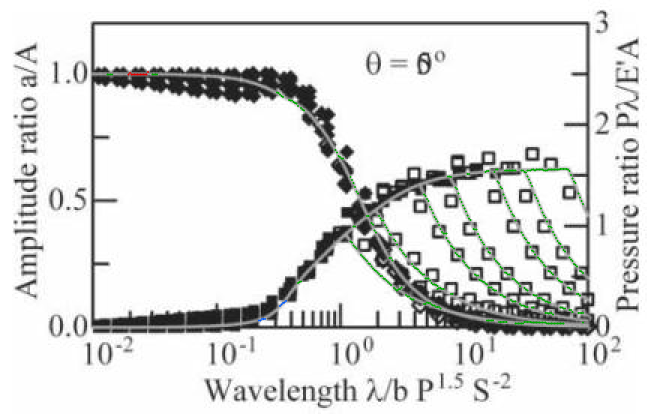
#> input picture 논문 취합/06. 작업/skf2010/figures/HL06_fig6_digitize_check_0.png, 1293 x 828 px, given in place of img_0017.jpg, which was not available (shown at 1/2 size)
$ python digitize_hl06_fig6.py
#> lines starting #> are read from the running program, lines starting #| are printed output that depends on the picture; after the words box and inside, x2 and y2 are one past the last pixel; in counts of white or black regions, pixels touching at a corner belong together; pictures that were not available may be replaced by others from this repository, and a replacement may not be noted
### 논문 취합/06. 작업/skf2010/digitize_fig2.py
"""SKF 2010 Fig 2 (a)(b)(c) 곡선 자동 디지타이징 — 이미지 색상 추출 (사용자 결정 2026-09-29).

축: x 50~450 um (프레임 좌우), Delta h -0.4~0.4 um (좌축), Delta p -5~2 GPa (우축).
곡선: 빨강 = Delta h, 파랑 = Delta p. 열마다 곡선색 픽셀 무리를 찾고, 본문 라벨 글자를
피하려고 이전 열 값에 가장 가까운 무리를 따른다. 무리 높이가 JUMP_PX 를 넘으면
수직 급변 구간이라 값이 하나로 정해지지 않으므로 NaN 으로 둔다.

    python digitize_fig2.py   ->  ref_data/V1_skf_fig2_{a,b,c}.csv, figures/V1_digitize_check_{a,b,c}.png
"""
from __future__ import annotations

import os

import numpy as np
from PIL import Image, ImageDraw

SRC = "../../03. 정리/2010_SKF_Micro_Geometry_Effects_on_the_S/"
FIGS = {"a": ("img_0004.jpg", 0.0), "b": ("img_0005.jpg", 1.0), "c": ("img_0006.jpg", -1.0)}
X_LIM, DH_LIM, DP_LIM = (50.0, 450.0), (-0.4, 0.4), (-5.0, 2.0)
JUMP_PX = 8


# [10 lines left out: function frame, not called in this run]


def runs(rows):
    """정렬된 행 번호를 연속 무리로 묶어 (시작, 끝) 목록 반환."""
    if len(rows) == 0:
        return []
    cut = np.where(np.diff(rows) > 1)[0]
    starts = np.r_[rows[0], rows[cut + 1]]
    ends = np.r_[rows[cut], rows[-1]]
    return list(zip(starts, ends))


# [59 lines left out: functions trace, digitize, not called in this run]


# [3 lines that do not run on import are left out]

### 논문 취합/06. 작업/skf2010/digitize_hl06.py
"""Hooke & Li 2006 Part 1 — Fig 3 · Fig 4 흑백 원문 그림 디지타이징.

축 보정: 각 축의 눈금(프레임에 붙은 짧은 선)을 픽셀로 검출 → 눈금 값(그림 라벨을 눈으로 읽어 지정)과
최소제곱 직선(px = a + b·value) 회귀. 회귀 잔차(px)를 정량 검사로 출력한다.

Fig 3 (δh/A · δp b/E'A, 3단 = λ/b 0.1·0.7·3.0)
  · λ/b 0.7·3.0 : 열마다 곡선 픽셀 무리 중 이전 값에 가장 가까운 무리 중심(kind=curve).
                  프레임·눈금·0 기준선은 지운다. 곡선이 0선과 겹치면(이전 값이 0선 근처, 다른 무리 없음) 0.
                  수직 급변(무리 높이 > JUMP_PX) 열은 무리 중심을 curve 로, 무리 양끝을 env_hi/env_lo 로 함께 기록.
  · λ/b 0.1     : 열마다 곡선 픽셀 최상·최하(env_hi/env_lo). 0선 행은 제외, 0선 외 픽셀이 없으면 0.
Fig 4 (기호 ▲=H/A 왼축, △=P b/E'A 오른축)
  · x 는 원문 41점 격자 λ/b = 10^(-4+0.15k) 로 고정하고, 격자 열 근처에서 ▲·△ 견본(같은 그림에서 오려낸
    템플릿)과의 정규화 상호상관(NCC) 봉우리 → 기호 bbox 중심 = 데이터 점(Grace 식 기호 ±s 대칭 가정).
  · 같은 종류 봉우리는 격자점당 하나, 다른 종류는 서로 6 px 안이면 점수가 낮은 쪽을 가려진 것으로 보고 NaN(flag=hidden).
  · smooth: 간극 h(왼축)·압력 p(오른축) 두 곡선을 x/b=0 에서 좌우로 추적(무리 배정: 예측값과 가까운 쪽).

    python digitize_hl06.py
    -> ref_data/HL06_fig3.csv, ref_data/HL06_fig4.csv, ref_data/HL06_fig4_smooth.csv, ref_data/HL06_fig4_hcen.json,
       figures/HL06_digitize_check_*.png
"""
from __future__ import annotations

import json
import os

import numpy as np
from numpy.lib.stride_tricks import sliding_window_view as swv
from PIL import Image, ImageDraw

from digitize_fig2 import runs

REF = "figures/ref/"
DARK = 140
JUMP_PX = 12
SCALE = 3          # 확인 그림 확대 배율


# ---------------------------------------------------------------- 공통 ---------
def load(name):
    g = np.asarray(Image.open(REF + name + ".jpg").convert("L")).astype(float)
    return g, g < DARK


# [5 lines left out: function lines, not called in this run]


def tick_cands(d, side, edge, lo, hi, lmin=6, lmax=17):
    """프레임 안쪽 가장자리 edge(px)에서 안으로 뻗은 짧은 선 → 중심 위치 목록.
    side: 'L','R' (행 방향 눈금), 'B','T' (열 방향 눈금). lo..hi 는 눈금을 찾을 범위."""
    out = []
    for p in range(lo, hi):
        n = 0
        while n < 40:
            if side == "L":
                v = d[p, edge + n]
            elif side == "R":
                v = d[p, edge - n]
            elif side == "B":
                v = d[edge - n, p]
            else:
                v = d[edge + n, p]
            if not v:
                break
            n += 1
        out.append(lmin <= n <= lmax)
    idx = np.where(out)[0] + lo
    return [0.5 * (s + e) for s, e in runs(idx) if e - s <= 3]


# [17 lines left out: function calib, not called in this run]


def v_of(px, cal):
    return (np.asarray(px, float) - cal[0]) / cal[1]


def px_of(v, cal):
    return cal[0] + cal[1] * np.asarray(v, float)


CAL_LOG = []


# [4 lines left out: function log_cal, not called in this run]


def upscale(g):
    im = Image.fromarray((150 + 0.41 * g).astype(np.uint8)).convert("RGB")   # 원본을 연회색으로 — 겹친 점이 보이게
    return im.resize((im.width * SCALE, im.height * SCALE), Image.NEAREST)


def dot(dr, x, y, col, r=2):
    X, Y = (x + 0.5) * SCALE, (y + 0.5) * SCALE
    dr.ellipse((X - r, Y - r, X + r, Y + r), fill=col)


# ---------------------------------------------------------------- Fig 3 --------
FIG3 = {  # quantity: (파일, 세로 눈금 간격 값, 프레임 ±한계 참고)
    "dh": ("HL06_fig3_dh", 0.25),
    "dp": ("HL06_fig3_dp", 0.5),
}
LAMS = [0.1, 0.7, 3.0]
FRAME_LIM = {"dh": 1.2, "dp": 2.0}     # 프레임 ± 한계(눈금 배정용 근사, 회귀가 실제 값을 정함)


# [94 lines left out: function fig3_one, not called in this run]


# ---------------------------------------------------------------- Fig 4 기호 ---
KGRID = np.arange(41)
LGRID = -4 + 0.15 * KGRID          # log10(λ/b)

# 오른축 눈금 간격(값)과 긴 눈금 간격: 그림 라벨을 눈으로 읽음
#   trans/inline D: 0.4 라벨, 0.2 눈금 · E: 1 라벨, 0.5 눈금 · F: 10 라벨, 5 눈금
RSTEP = {"D": 0.2, "E": 0.5, "F": 5.0}


# [53 lines left out: functions ncc_map, tmpl_from, templates, peaks, not called in this run]


THR = {"F": 0.50, "O": 0.45}     # 상관 하한(낮게 두고 속·bbox 어두움 검사로 가짜 봉우리를 거른다)
SEP = 6.0
BOX_INK = 85       # 기호 bbox(9×9, 선 제외) 평균 어두움 하한 — 빈 선·글자(imaginary)·프레임 가짜 봉우리(≤ 70) 제거, 실제 기호 ≥ 91
INK = (190, 110)   # 속 어두움(0~255) 판정: ▲ ≥ 190 (실측 ≈ 215~229, △ 에 대한 ▲ 견본 교차응답 120~173), △ < 110 (실측 ≈ 0~90), 사이는 판정 불가


# [144 lines left out: functions symbols, fig4_sym, not called in this run]


# ---------------------------------------------------------------- Fig 4 smooth -
HSTEP = {"D": 0.1, "E": 0.025, "F": 0.005}
HTOP = {"D": 1.0, "E": 0.15, "F": 0.03}      # 왼축 프레임 위 라벨 값(배정용)   # 왼축 눈금 간격(라벨 1.0/0.5 · 0.15/0.10/0.05 · 0.03/0.02/0.01)


# [239 lines left out: functions fig4_smooth, main, verify, not called in this run]


# [6 lines that do not run on import are left out]

### 논문 취합/06. 작업/skf2010/digitize_hl06_fig6.py
"""Hooke & Li 2006 Part 1 Fig 6 — 회색 맞춤 곡선(식 19–25)만 디지타이징 (θ = 0°, 45°, 90°).

원본: 03. 정리/2006_SKF_Rapid_PureRolling_Part1/img_0017.jpg (θ=0), img_0018 (45), img_0019 (90) — 431×276 흑백 JPEG.
축: 가로 Λ = (λ/b)P^1.5 S^-2 로그 10^-2–10^2, 왼축 a/A (눈금 0.25), 오른축 Pλ/E'A (눈금 0.5).

1. 축 보정: 프레임 안쪽으로 뻗은 눈금(digitize_hl06.tick_cands)을 픽셀로 검출 → 초기 추정(프레임 = 10^-2·10^2,
   아래 프레임 = 0, 오른축 위 프레임 = 3, 왼축 눈금 간격 = 후보 간격 중앙값)으로 눈금 값에 맞추고(≤ 3 px)
   최소제곱 직선 px = a + b·v (x 는 v = log10 Λ) 회귀, |잔차| > 1.5 px 제외 후 재회귀. 잔차를 보고한다.
2. 회색 마스크: GRAY_LO ≤ 명도 ≤ GRAY_HI 이고, 3×3 이웃에 검정(명도 < DARK) 픽셀이 없는 픽셀.
   검정 기호·프레임·눈금·글자의 번짐 가장자리와 속 빈 □ 의 속(번져서 회색)은 검정에 붙어 있으므로 빠진다.
   곡선이 기호와 겹친 곳은 그래서 비어 있다(추정으로 채우지 않음). 8-연결 성분 MIN_CC 픽셀 미만은 잡음으로 지운다.
3. 열마다 회색 무리(run) 중심을 모두 기록(점 구름).
   curve 판별(classify): 이웃 열 무리를 1:1 로 이은 사슬(갈라짐·교차에서 끊김)의 기울기로 — 상승 = pres,
   하강 = amp(θ=45·90 만; θ=0 은 떨어지는 압력 가지와 구분 불가라 unknown), 평탄 = 단파장 구간(log10Λ ≤ −0.5)에서만
   a/A ≥ 0.5 → amp, 아래 → pres. 5 열 미만 사슬과 나머지는 unknown.
   branch: 압력 곡선, Λ > 1 열에서 pres 무리가 정확히 7 개일 때만 위→아래 1..7 (그 외 빈칸).

    python digitize_hl06_fig6.py
    -> ref_data/HL06_fig6_fit_digitized.csv, ref_data/HL06_fig6_calib.json, figures/HL06_fig6_digitize_check_{0,45,90}.png
"""
from __future__ import annotations

import json
import os

import numpy as np
from PIL import Image, ImageDraw
from scipy import ndimage

from digitize_fig2 import runs
from digitize_hl06 import tick_cands

SRC = "../../03. 정리/2006_SKF_Rapid_PureRolling_Part1/"
FIGS = {0: "img_0017.jpg", 45: "img_0018.jpg", 90: "img_0019.jpg"}
P15S2 = [0.35, 0.62, 1.4, 2.49, 5.59, 9.92, 22.4]     # 캡션: 장파장 가지 왼쪽→오른쪽
DARK = 100            # 검정(기호·프레임·눈금·글자)
GRAY_LO, GRAY_HI = 100, 190
MIN_CC = 4
SCALE = 3
MIN_SPAN = 5          # 판별할 조각의 최소 열 수
SLOPE = 0.2           # 상승/하강 판정 기울기(px/px)
SEED_LOG = -0.5       # log10 Λ ≤ 이 값: a/A ≥ 0.5 영역 = amp, 아래 = pres (그림상 두 곡선이 a/A≈1, ≈0 근처로 떨어져 있음)
# θ 라벨 글자 상자(행0, 행1, 열0, 열1) — 원본에서 잉크 범위를 재어 정함, 이 안의 회색 픽셀은 지움
LABEL_BOX = {0: (32, 52, 241, 299), 45: (32, 52, 216, 285), 90: (31, 52, 208, 276)}


# ---------------------------------------------------------------- 축 보정 ------
def frame(d):
    """>50 % 검정인 행·열 무리 → (위 프레임, 아래 프레임, 왼 프레임, 오른 프레임) 각 (s, e)."""
    rr = runs(np.where(d.sum(1) > 0.5 * d.shape[1])[0])
    cc = runs(np.where(d.sum(0) > 0.5 * d.shape[0])[0])
    return rr[0], rr[-1], cc[0], cc[-1]


def fit_ticks(cands, grid, a0, b0, tol=3.0):
    """눈금 후보 px → 초기 직선 a0 + b0·v 로 grid 값에 맞춤(값마다 가장 가까운 후보 하나, ≤ tol px)
    → 회귀, |잔차| > 1.5 px 제외 후 재회귀. 반환 dict(a, b, rms, max, pairs)."""
    cands = np.asarray(cands, float)
    pv = []
    for v in grid:
        p0 = a0 + b0 * v
        if len(cands) and np.min(np.abs(cands - p0)) <= tol:
            pv.append((float(cands[np.argmin(np.abs(cands - p0))]), float(v)))
    P, V = np.array(pv).T
    b, a = np.polyfit(V, P, 1)
    keep = np.abs(P - (a + b * V)) <= 1.5
    P, V = P[keep], V[keep]
    b, a = np.polyfit(V, P, 1)
    res = P - (a + b * V)
    return dict(a=float(a), b=float(b), n=int(len(P)), rms_px=round(float(np.sqrt(np.mean(res ** 2))), 3),
                max_abs_res_px=round(float(np.max(np.abs(res))), 3),
                ticks=[[round(p, 1), round(v, 4)] for p, v in zip(P, V)])


def v_of(px, c):
    return (np.asarray(px, float) - c["a"]) / c["b"]


def calibrate(d):
    top, bot, lf, rf = frame(d)
    cl, cr = lf[1] + 1, rf[0] - 1                 # 프레임 안쪽 첫 열
    rt, rb = top[1] + 1, bot[0] - 1               # 프레임 안쪽 첫 행
    # x: 아래 프레임에서 위로 난 눈금, 로그 격자 log10(k·10^n)
    xc = tick_cands(d, "B", rb, cl + 2, cr - 1, 3, 20)
    xgrid = np.log10(np.outer(np.arange(1, 10), 10.0 ** np.arange(-2, 2)).ravel())
    xgrid = np.r_[xgrid, 2.0]
    x = fit_ticks(xc, xgrid, cl - 0.5 + 2 * (cr - cl + 1) / 4, (cr - cl + 1) / 4)
    # 오른축: 0.5 간격, 아래 프레임 = 0, 위 프레임 = 3 (초기 추정)
    y0, y3 = 0.5 * (bot[0] + bot[1]), 0.5 * (top[0] + top[1])
    R = fit_ticks(tick_cands(d, "R", cr, rt + 1, rb, 3, 20), np.arange(0.5, 3.0, 0.5), y0, (y3 - y0) / 3)
    # 왼축: 0.25 간격, 아래 프레임 = 0, 간격은 후보 간격 중앙값
    lc = tick_cands(d, "L", cl, rt + 1, rb, 3, 20)
    dl = np.diff(lc)
    L = fit_ticks(lc, np.arange(0.25, 1.21, 0.25), y0, -float(np.median(dl[(dl > 20) & (dl < 80)])) / 0.25)
    fr = dict(top=[int(top[0]), int(top[1])], bottom=[int(bot[0]), int(bot[1])], left=[int(lf[0]), int(lf[1])], right=[int(rf[0]), int(rf[1])])
    # 보정 점검(눈금과 독립인 프레임 위치): 왼·오른 프레임 log10Λ, 아래 프레임 값, 위 프레임 오른축 값
    chk = dict(frame_left_log10=round(float(v_of(0.5 * (lf[0] + lf[1]), x)), 3),
               frame_right_log10=round(float(v_of(0.5 * (rf[0] + rf[1]), x)), 3),
               bottom_frame_left_axis=round(float(v_of(y0, L)), 4), bottom_frame_right_axis=round(float(v_of(y0, R)), 4),
               top_frame_right_axis=round(float(v_of(y3, R)), 4), top_frame_left_axis=round(float(v_of(y3, L)), 4))
    return dict(x=x, left=L, right=R, frame=fr, frame_check=chk), (cl, cr, rt, rb)


# ---------------------------------------------------------------- 회색 마스크 --
# [66 lines left out: functions gray_mask, chains, classify, not called in this run]


# ---------------------------------------------------------------- 그림 하나 ----
COL = {"amp": (230, 0, 0), "pres": (0, 90, 255), "unknown": (0, 170, 0)}


def one(theta):
    g = np.asarray(Image.open(SRC + FIGS[theta]).convert("L")).astype(float)
    d = g < 140
    cal, box = calibrate(d)
    cl, cr, rt, rb = box
    m = gray_mask(g, box, LABEL_BOX[theta])
    cols = list(range(cl + 2, cr - 1))
    col_runs = {c: runs(np.where(m[:, c])[0]) for c in cols}
    lab = classify(cols, col_runs, theta, lambda c, y: None if v_of(c, cal["x"]) > SEED_LOG else ("amp" if v_of(y, cal["left"]) >= 0.5 else "pres"))
    rows = []
    for c in cols:
        lg = float(v_of(c, cal["x"]))
        cand = [(i, 0.5 * (s + e), e - s + 1) for i, (s, e) in enumerate(col_runs[c])]
        pres_y = sorted(y for i, y, _ in cand if lab[(c, i)] == "pres")
        br = {y: k + 1 for k, y in enumerate(pres_y)} if lg > 0 and len(pres_y) == 7 else {}
        for i, y, n in cand:
            rows.append(dict(theta=theta, Lambda=10 ** lg, col=c, y_px=y, amp=float(v_of(y, cal["left"])),
                             pres=float(v_of(y, cal["right"])), run_len=n, curve=lab[(c, i)], branch=br.get(y, "")))
    # 확인 그림: 원본 확대 위에 추출점(라벨 색)
    im = Image.fromarray(g.astype(np.uint8)).convert("RGB")
    im = im.resize((im.width * SCALE, im.height * SCALE), Image.NEAREST)
    dr = ImageDraw.Draw(im)
    for r in rows:
        X, Y = (r["col"] + 0.5) * SCALE, (r["y_px"] + 0.5) * SCALE
        dr.ellipse((X - 1.5, Y - 1.5, X + 1.5, Y + 1.5), fill=COL[r["curve"]])
    path = f"figures/HL06_fig6_digitize_check_{theta}.png"
    im.save(path)
    return rows, cal, path


# [17 lines left out: function endpoint, not called in this run]


def main():
    os.makedirs("ref_data", exist_ok=True)
    allr, cals, checks = [], {}, {}
    for th in FIGS:
        rows, cal, path = one(th)
#> in one, `d = g < 140`:
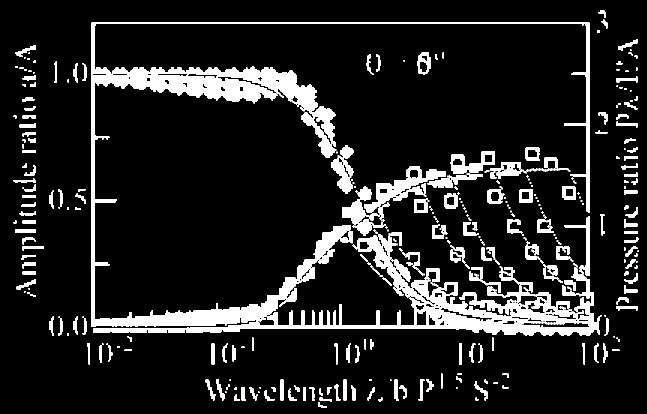
#> d: shape (828, 1293) bool (shown at 1/2 size); 12% white; 307 white regions (92 under 20 px), largest, box (x1, y1, x2, y2) and area: (183, 45, 1203, 672) 81134, (684, 333, 891, 471) 7606, (663, 291, 708, 387) 2162
#> in runs, `cut = np.where(np.diff(rows) > 1)[0]`: cut = [2, 13]
#> in runs, `starts = np.r_[rows[0], rows[cut + 1]]`: starts = [45, 636, 651]
#> in runs, `ends = np.r_[rows[cut], rows[-1]]`: ends = [47, 646, 656]
#> in frame, `rr = runs(np.where(d.sum(1) > 0.5 * d.shape[1])[0])`: rr = [(45, 47), (636, 646), (651, 656)]
#> in frame, `cc = runs(np.where(d.sum(0) > 0.5 * d.shape[0])[0])`: cc = [(183, 188), (1173, 1178)]
#> in calibrate, `top, bot, lf, rf = frame(d)`: top = (45, 47); bot = (651, 656); lf = (183, 188); rf = (1173, 1178)
#> in calibrate, `cl, cr = lf[1] + 1, rf[0] - 1`: cl = 189; cr = 1172
#> in calibrate, `rt, rb = top[1] + 1, bot[0] - 1`: rt = 48; rb = 650
#> after the loop in tick_cands, `for p in range(lo, hi):`: out = 980 items, first 6: True, True, True, True, True, True
#> in tick_cands, `idx = np.where(out)[0] + lo`: idx = 257 values from 191 to 1040
#> in calibrate, `xc = tick_cands(d, "B", rb, cl + 2, cr - 1, 3, 20)`: xc = [517, 877]
#> the loop in fit_ticks, `for v in grid:` made 37 passes
#> p0 on passes 1 to 12: 188.5, 434.5, 680.5, 926.5, 262.6, 508.6, 754.6, 1000.6, 305.9, 551.9, 797.9, 1043.9
#> after the loop in fit_ticks, `for v in grid:`: pv = []
        allr += rows
        cals[th] = cal
        # 끝점 점검: 프레임 끝 열 근처(±0.1 decade)는 비어 있을 수 있어 가장 가까운 0.2 decade 도 함께
        checks[th] = {
            "amp@0.01": endpoint(rows, "amp", -2.0, 1.0),
            "amp@100": endpoint(rows, "amp", 2.0, 0.0),
            "pres@0.01": endpoint(rows, "pres", -2.0, 0.0),
            "max_pres_runs_per_col(Lambda>1)": max([sum(1 for r in rows if r["col"] == c and r["curve"] == "pres")
                                                    for c in {r["col"] for r in rows if r["Lambda"] > 1}] or [0]),
            "counts": {k: sum(1 for r in rows if r["curve"] == k) for k in COL},
        }
        print(th, path)
    with open("ref_data/HL06_fig6_fit_digitized.csv", "w", encoding="utf-8") as f:
        f.write("# Hooke & Li 2006 Part 1 Fig 6 grey fitted curves (eqs 19-25), digitize_hl06_fig6.py. Point cloud: every grey run centre per pixel column.\n")
        f.write("# value_left_axis = a/A (left-axis calibration), value_right_axis = P lambda/E'A (right-axis); both given for every point — use the one matching 'curve'.\n")
        f.write("# curve: amp | pres from continuity tracking from the left end; unknown = not attributable. Grey pixels next to black symbols/frame/ticks are blank (not interpolated).\n")
        f.write("# branch: pres only, Lambda>1 columns with exactly 7 pres runs, 1..7 top->bottom (= P^1.5S^-2 0.35..22.4 per caption order), else blank.\n")
        f.write("theta,Lambda,y_px,value_left_axis,value_right_axis,run_len,curve,branch\n")
        for r in allr:
            f.write(f"{r['theta']},{r['Lambda']:.6g},{r['y_px']:.1f},{r['amp']:.4f},{r['pres']:.4f},{r['run_len']},{r['curve']},{r['branch']}\n")
    with open("ref_data/HL06_fig6_calib.json", "w", encoding="utf-8") as f:
        json.dump(dict(calibration={str(k): v for k, v in cals.items()}, checks={str(k): v for k, v in checks.items()},
                       params=dict(DARK=DARK, GRAY=[GRAY_LO, GRAY_HI], MIN_CC=MIN_CC, MIN_SPAN=MIN_SPAN, SLOPE=SLOPE, SEED_LOG=SEED_LOG, LABEL_BOX={str(k): v for k, v in LABEL_BOX.items()})), f, ensure_ascii=False, indent=1)
    for th in FIGS:
        c = cals[th]
        print(th, {k: (c[k]["n"], c[k]["rms_px"], c[k]["max_abs_res_px"]) for k in ("x", "left", "right")}, c["frame_check"])
        print("  ", checks[th])


if __name__ == "__main__":
#> (the run stopped early here; a loop or call above may not have finished)

$ run again, on CRB-main/Reference/2012. (Lugt) Thin layer flow and ~_images/_page_2_Picture_2.jpeg
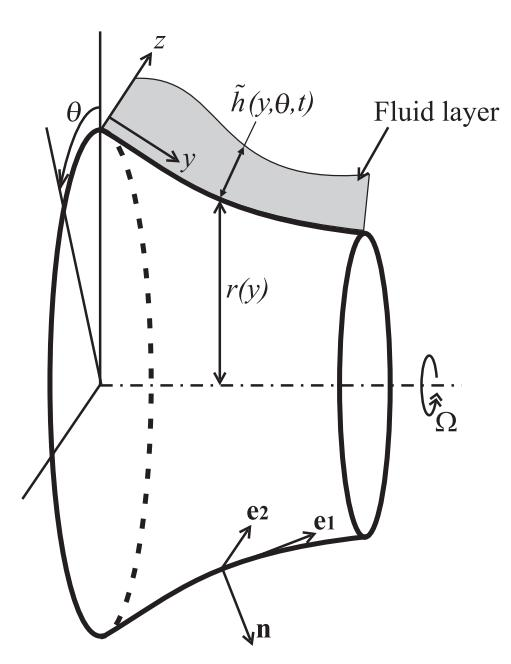
#> input picture CRB-main/Reference/2012. (Lugt) Thin layer flow and ~_images/_page_2_Picture_2.jpeg, 511 x 664 px, given in place of img_0017.jpg, which was not available
#> in one, `d = g < 140`:
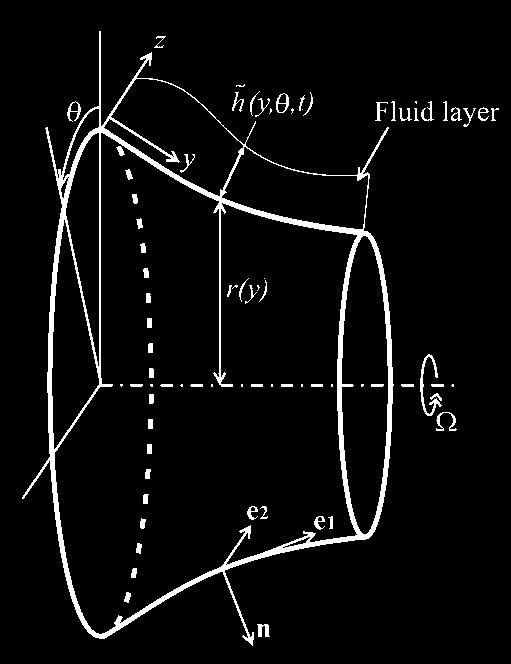
#> d: shape (664, 511) bool; 4.9% white; 78 white regions (18 under 20 px), largest, box (x1, y1, x2, y2) and area: (22, 31, 394, 646) 13183, (420, 354, 442, 416) 310, (436, 412, 457, 431) 129
#> rr = []
#> cc = [(99, 100)]
